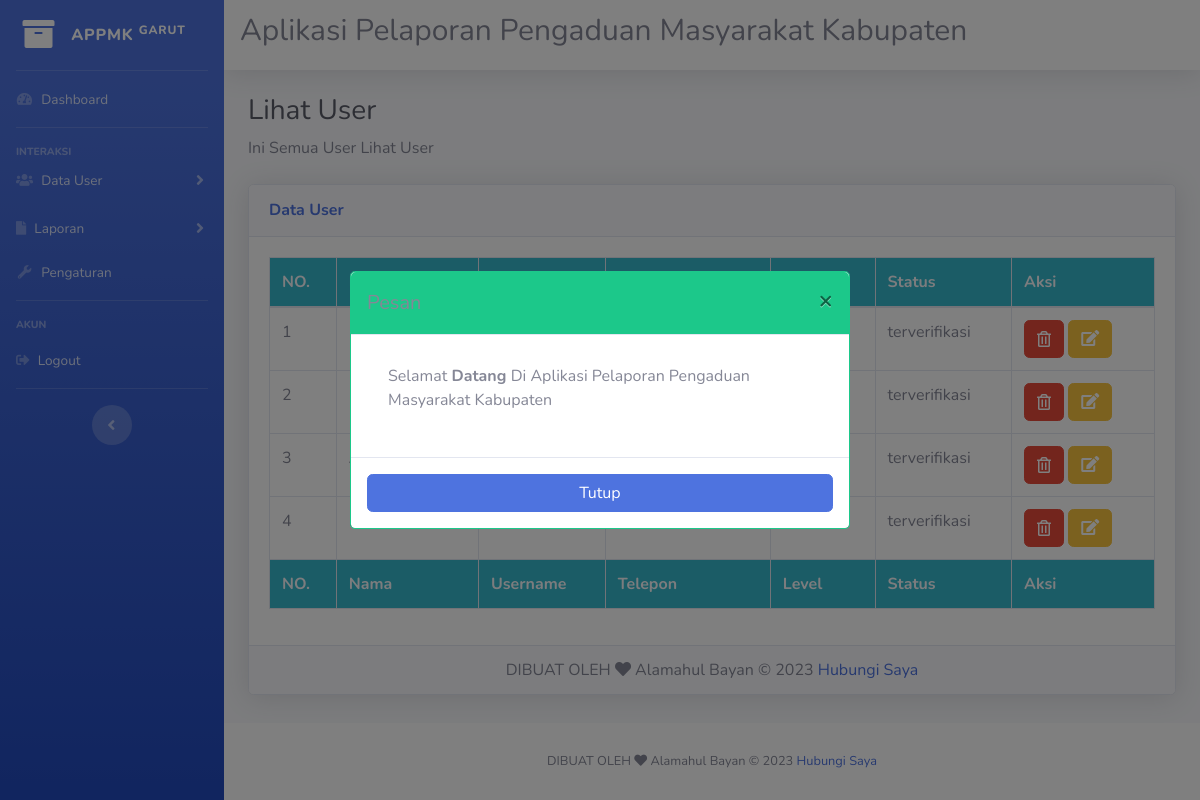
Screenshot of /public/LihatUser/Petugas (signed in) with the database file from the repository.
### tables this page shows
CREATE TABLE `petugas` (
  `id_petugas` int(11) NOT NULL,
  `nama_petugas` varchar(50) NOT NULL,
  `username_petugas` varchar(25) NOT NULL,
  `password` varchar(255) NOT NULL,
  `telp` varchar(13) NOT NULL,
  `level` enum('admin','petugas','SuperAdmin') NOT NULL,
  `status` enum('0','terverifikasi') NOT NULL
);

### app/core/Controller.php (called while the page is built, shortened)
<?php
class Controller {
    public function view($view, $data =[]){
        include "../app/views/$view" . '.php';
    }
    public function model($model){
        return new $model;
    }
}

### app/controllers/LihatUser.php (called while the page is built, shortened)
<?php
class LihatUser extends Controller
{
    public function petugas()
    {
        $data['judul'] = 'Lihat User';
        $data['petugas'] = $this->model('PetugasModel')->ambilSemuaDataPetugas();
        $this->view('lihatUser/petugas', $data);
    }
}

### app/core/App.php (called while the page is built, shortened)
<?php
class App {
    protected $method = 'index';
    protected $params = [];
    public function __construct()
    {
        $url = $this->parseURL();
        if (file_exists('../app/controllers/' . $url[0] . '.php'))
        {
            unset($url[0]);
        }
          $this->controller = new $this->controller;
          if (isset($url[1])) {
               if (method_exists($this->controller, $url[1])) {
                    $this->method = $url[1];
               }
          }
          call_user_func_array([$this->controller, $this->method], $this->params);
    }
    public function parseURL()
    {
        if (isset($_GET['url'])){
            $url = rtrim($_GET['url'], '/');
            $url = filter_var($url, FILTER_SANITIZE_URL);
            $url = explode('/', $url);
            return $url;
        }
    }
}

### public/index.php (called while the page is built, shortened)
<?php
$app = new App;

### app/core/Database.php (called while the page is built, shortened)
<?php
class Database {
     private $host = DB_HOST;
     private $user = DB_USER;
     private $pass = DB_PASS;
     private $db_name = DB_NAME;
     private $dbh;
     private $stmt;
     public function __construct() {
          $dsn ='mysql:host='. $this->host .';dbname='. $this->db_name;
          $option = [
               PDO::ATTR_PERSISTENT => true,
               PDO::ATTR_ERRMODE => PDO::ERRMODE_EXCEPTION
               ];
          try{
               $this->dbh = new PDO($dsn, $this->user, $this->pass, $option);
          } catch(PDOException $E){
               die($E->getMessage());
          }
     }
     public function query($query){
          $this->stmt = $this->dbh->prepare($query);
     }
     public function execute()
     {
          $this->stmt->execute();
     }
     public function resultSet()
     {
          $this->execute();
          return $this->stmt->fetchAll(PDO::FETCH_ASSOC);
     }
}

### app/models/PetugasModel.php (called while the page is built, shortened)
<?php
class PetugasModel
{
    private $table = 'petugas';
    private $db;
    public function __construct() {
        $this->db = new Database;
    }
    public function ambilSemuaDataPetugas()
    {
        $query = 'SELECT * FROM '. $this->table ." WHERE level='admin' OR level='petugas'";
        $this->db->query($query);
        $this->db->execute();
        return $this->db->resultSet();
    }
}

### app/views/lihatUser/petugas.php (the view, shortened to what this page needs)
<div class="container-fluid">
<h1 class="h3 mb-2 text-gray-800">Lihat User</h1>
<p class="mb-4">Ini Semua User <?= $data['judul'] ?></p>
<div class="card shadow mb-4">
  <div class="card-header py-3">
    <h6 class="m-0 font-weight-bold text-primary">Data User</h6>
  </div>
  <div class="card-body">
    <div class="table-responsive">
      <table class="table table-bordered border border-dark" id="dataTable" width="100%" cellspacing="0">
        <thead class="bg-info">
          <tr class="text-light">
          <th>NO.</th>
            <th>Nama</th>
            <th>Username</th>
            <th>Telepon</th>
            <th>Level</th>
            <th>Status</th>
            <th>Aksi</th>
          </tr>
        </thead>
        <tfoot class="bg-info">
          <tr class="text-light">
          <th>NO.</th>
            <th>Nama</th>
            <th>Username</th>
            <th>Telepon</th>
            <th>Level</th>
            <th>Status</th>
            <th>Aksi</th>
          </tr>
        </tfoot>
        <tbody>
          <?php
          $no = 1;
          foreach ($data['petugas'] as $petugas) : ?>
          <tr>
              <td><?= $no++ ?></td>
              <td><?= $petugas['nama_petugas'] ?></td>
              <td><?= $petugas['username_petugas'] ?></td>
              <td><?= $petugas['telp'] ?></td>
              <td><?= $petugas['level'] ?></td>
              <td><?= $petugas['status'] ?></td>
              <td>
              <a href="<?= BASEURL; ?>/LihatUser/hapusPetugas/<?= $petugas['id_petugas'] ?>"><i class="btn btn-danger fas fa-trash-alt"></i></a>
              <button type="button" class="btn btn-warning modalUbahData" id="modalubah" data-id-ubah="<?= $petugas['id_petugas'] ?>" data-toggle="modal" data-target="#ModalEditPetugas"><i class="fas fa-edit"></i></button>
          </td>
          </tr>
          <?php endforeach; ?>
        </tbody>
      </table>
    </div>
  </div>
  <div class="card-footer">
  <div class="copyright text-center my-auto">
            <span>DIBUAT OLEH <i class="fas fa-heart"></i> Alamahul Bayan &copy; 2023 </span>
            <a href="#">Hubungi Saya</a>
          </div>
  </div>
          </div>
          </div>
          </div>

### rows the page displays
petugas: status "terverifikasi"
petugas: status "terverifikasi"
petugas: status "terverifikasi"
petugas: status "terverifikasi"

### other values shown
$data['judul'] "Lihat User"
$fungsi "Selamat"
$pesan "Datang"
$aksi "Di Aplikasi Pelaporan Pengaduan Masyarakat Kabupaten"
